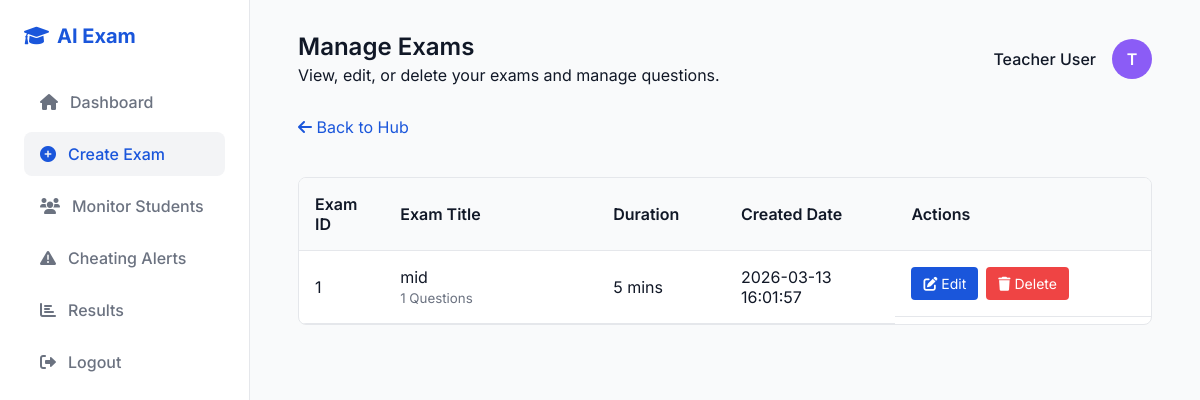
The app's page /teacher/manage_exams (signed in) with its own data.
### tables this page shows
CREATE TABLE exams (
            id INTEGER PRIMARY KEY AUTOINCREMENT,
            exam_name TEXT NOT NULL,
            duration INTEGER NOT NULL,
            created_date DATETIME DEFAULT CURRENT_TIMESTAMP,
            created_by INTEGER NOT NULL,
            FOREIGN KEY (created_by) REFERENCES users (id)
        );

### app.py (the view)
@app.route('/teacher/manage_exams')
def manage_exams():
    if session.get('role') != 'teacher':
        return redirect(url_for('login'))
    conn = get_db_connection()
    exams = conn.execute('''
        SELECT e.*,
               (SELECT COUNT(*) FROM questions q WHERE q.exam_id = e.id) as question_count
        FROM exams e
        WHERE e.created_by = ?
    ''', (session['user_id'],)).fetchall()
    conn.close()
    return render_template('manage_exams.html', exams=exams)

### app.py (called while the page is built)
def get_db_connection():
    conn = sqlite3.connect(DATABASE)
    conn.row_factory = sqlite3.Row
    return conn

### templates/manage_exams.html (shortened to what this page needs)
<!DOCTYPE html>
<html lang="en">
<head>
    <link rel="stylesheet" href="{{ url_for('static', filename='style.css') }}">
    <link href="https://cdnjs.cloudflare.com/ajax/libs/font-awesome/6.0.0/css/all.min.css" rel="stylesheet">
</head>
<body>
    <div class="dashboard-layout">
        <aside class="sidebar">
            <div class="sidebar-logo">
                <i class="fas fa-graduation-cap"></i> AI Exam
            </div>
            <nav class="sidebar-nav">
                <a href="{{ url_for('teacher_dashboard') }}" class="nav-link"><i class="fas fa-home"></i> Dashboard</a>
                <a href="{{ url_for('exam_hub') }}" class="nav-link active"><i class="fas fa-plus-circle"></i> Create Exam</a>
                <a href="#" class="nav-link"><i class="fas fa-users"></i> Monitor Students</a>
                <a href="{{ url_for('teacher_alerts') }}" class="nav-link"><i class="fas fa-exclamation-triangle"></i> Cheating Alerts</a>
                <a href="#" class="nav-link"><i class="fas fa-chart-bar"></i> Results</a>
                <a href="{{ url_for('logout') }}" class="nav-link"><i class="fas fa-sign-out-alt"></i> Logout</a>
            </nav>
        </aside>
        <main class="main-content">
            <header class="header">
                <div>
                    <div class="header-title">Manage Exams</div>
                    <p class="text-muted" style="margin-top: 0.25rem;">View, edit, or delete your exams and manage questions.</p>
                </div>
                <div class="user-profile">
                    <span style="font-weight: 500;">{{ session['name'] }}</span>
                    <div class="avatar" style="background-color: #8B5CF6;">{{ session['name'][0] }}</div>
                </div>
            </header>
            <div style="margin-bottom: 1rem;">
                <a href="{{ url_for('exam_hub') }}" style="color: var(--primary); text-decoration: none;">
                    <i class="fas fa-arrow-left"></i> Back to Hub
                </a>
            </div>
            <div class="table-container">
                <table class="data-table">
                    <thead>
                        <tr>
                            <th style="width: 10%;">Exam ID</th>
                            <th style="width: 25%;">Exam Title</th>
                            <th style="width: 15%;">Duration</th>
                            <th style="width: 20%;">Created Date</th>
                            <th style="width: 30%;">Actions</th>
                        </tr>
                    </thead>
                    <tbody>
                        {% if exams %}
                            {% for exam in exams %}
                            <tr>
                                <td>{{ exam.id }}</td>
                                <td>{{ exam.exam_name }}<br><small style="color: var(--text-muted);">{{ exam.question_count }} Questions</small></td>
                                <td>{{ exam.duration }} mins</td>
                                <td>{{ exam.created_date if exam.created_date else 'N/A' }}</td>
                                <td class="actions-col">
                                    <a href="{{ url_for('manage_questions', exam_id=exam.id) }}" class="btn-action btn-edit" title="Manage Questions">
                                        <i class="fas fa-edit"></i> Edit
                                    </a>
                                    <form action="{{ url_for('delete_exam', exam_id=exam.id) }}" method="POST" onsubmit="return confirm('Are you sure you want to delete this exam and ALL its questions? This action cannot be undone.');" style="margin: 0;">
                                        <button type="submit" class="btn-action btn-delete" title="Delete Exam">
                                            <i class="fas fa-trash"></i> Delete
                                        </button>
                                    </form>
                                </td>
                            </tr>
                            {% endfor %}
                        {% else %}
                            <tr>
                                <td colspan="5" style="padding: 2rem; text-align: center; color: var(--text-muted);">No exams found. Create an exam first.</td>
                            </tr>
                        {% endif %}
                    </tbody>
                </table>
            </div>
        </main>
    </div>
</body>
</html>

### static/style.css (style rules this page uses)
:root { --primary: #1A56DB; --primary-hover: #1E429F; --secondary: #F3F4F6; --text-main: #111827; --text-muted: #6B7280; --bg-main: #F9FAFB; --bg-card: #FFFFFF; --border: #E5E7EB; --success: #10B981; --danger: #EF4444; }
* { margin: 0; padding: 0; box-sizing: border-box; font-family: 'Inter', sans-serif; }
body { background-color: var(--bg-main); color: var(--text-main); display: flex; flex-direction: column; min-height: 100vh; }
.dashboard-layout { display: flex; min-height: 100vh; }
.sidebar { width: 250px; background-color: var(--bg-card); border-right: 1px solid var(--border); display: flex; flex-direction: column; padding: 1.5rem; }
.sidebar-logo { font-size: 1.25rem; font-weight: 700; color: var(--primary); margin-bottom: 2rem; display: flex; align-items: center; gap: 0.5rem; }
.sidebar-nav { display: flex; flex-direction: column; gap: 0.5rem; }
.nav-link { text-decoration: none; padding: 0.75rem 1rem; color: var(--text-muted); border-radius: 8px; font-weight: 500; transition: all 0.2s; display: flex; align-items: center; gap: 0.75rem; }
.nav-link:hover, .nav-link.active { background-color: var(--secondary); color: var(--primary); }
.main-content { flex: 1; padding: 2rem 3rem; display: flex; flex-direction: column; }
.header { display: flex; justify-content: space-between; align-items: center; margin-bottom: 2rem; }
.header-title { font-size: 1.5rem; font-weight: 600; }
.user-profile { display: flex; align-items: center; gap: 1rem; }
.avatar { width: 40px; height: 40px; border-radius: 50%; background-color: var(--primary); color: white; display: flex; justify-content: center; align-items: center; font-weight: 600; }

### templates/manage_exams.html (style rules this page uses)
.table-container { overflow-x: auto; background: white; border: 1px solid var(--border); border-radius: 8px; margin-top: 1.5rem; }
.data-table { width: 100%; border-collapse: collapse; text-align: left; }
.data-table th, .data-table td { padding: 1rem; border-bottom: 1px solid var(--border); }
.data-table th { background: #F9FAFB; font-weight: 600; }
.actions-col { display: flex; gap: 0.5rem; }
.btn-action { padding: 0.5rem 0.75rem; border-radius: 4px; text-decoration: none; font-size: 0.875rem; border: none; cursor: pointer; }
.btn-edit { background: var(--primary); color: white; }
.btn-delete { background: var(--danger); color: white; }

### records on screen
exams: id "1", exam_name "mid", question_count "1", duration "5", created_date "2026-03-13 16:01:57"

### other values on screen
{{ session['name'] }} "Teacher User"
{{ session['name'][0] }} "T"
